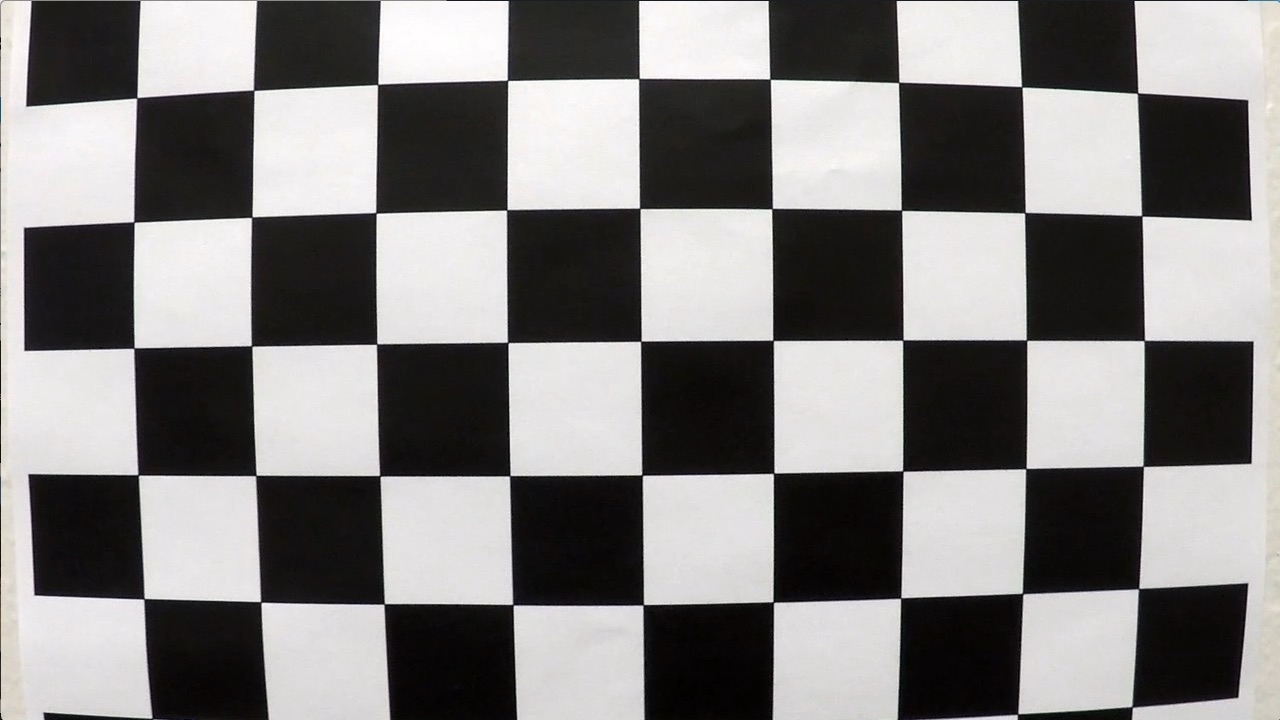
#> input picture Advanced Operation on Lane Lines/CAMERA_CALIBRATION/calibration1.jpg, 1280 x 720 px; its folder holds 5 pictures in this run; the run also reads 1 picture not shown here
$ python Advanced_Lane_Line_Detection.py   (older library calls are emulated)
#> lines starting #> are read from the running program, lines starting #| are printed output that depends on the picture; after the words box and inside, x2 and y2 are one past the last pixel; in counts of white or black regions, pixels touching at a corner belong together
import glob
import numpy as np
import cv2
import matplotlib.pyplot as plt
import pickle
from scipy import signal


# Prepare object points
nx = 9 # Number of inside corners in any given row
ny = 6 # Number of inside corners in any given column
# Read in and make a list of calibration images
calibration_images = glob.glob("CAMERA_CALIBRATION/calibration*.jpg")
# Initialize image and object point arrays
object_points_list = []
image_points_list = []
# Generate object points
object_points = np.zeros((nx*ny, 3), np.float32)
object_points[:,:2] = np.mgrid[0:nx, 0:ny].T.reshape(-1,2) # x, y coordinates

# [7 lines left out: function image_undistort, not called in this run]

for calibration_image in calibration_images:
    # Read in image
    img = cv2.imread(calibration_image)
#> img is the input picture: shape (720, 1280, 3); mean B, G, R 127.8, 128.4, 130.1
    # Convert to grayscale
    gray = cv2.cvtColor(img, cv2.COLOR_BGR2GRAY)
    # Find the chessboard corners
    # Parameters: (image, chessboard dims, param for any flags)
    # chessboard dims = inside corners, not squares.
    ret, corners = cv2.findChessboardCorners(gray, (nx, ny), None)
#> ret = False; corners = None
    # If found, draw corners
    if ret == True:
        # Fill image point and object point arrays
        image_points_list.append(corners)
        object_points_list.append(object_points)
        # Draw and display the corners
        cv2.drawChessboardCorners(img, (nx, ny), corners, ret)
        plt.imshow(img)
        #plt.show()

### You can uncomment the following block to visualize the undistortion operation
'''
import os
from PIL import Image

imgs=os.listdir('CAMERA_CALIBRATION')
#print(imgs)
imgs_len=len(imgs)
for i in range(imgs_len):
    img=cv2.imread('CAMERA_CALIBRATION'+'/'+imgs[i])
    undistorted_img=image_undistort(img, object_points_list, image_points_list)
    # Visualize undistorted images
    f, (ax1, ax2) = plt.subplots(1, 2, figsize=(20, 10))
    ax1.imshow(img)
    ax1.set_title('Original Image', fontsize=30)
    ax2.imshow(undistorted_img)
    ax2.set_title('Undistorted Image', fontsize=30)
    plt.show()
'''

# Test undistortion operation on one image
img = cv2.imread('CAMERA_CALIBRATION/calibration11.jpg')
img_size = (img.shape[1], img.shape[0])
# Do camera calibration given object points and image points
retval, cameraMatrix, distCoeffs, rotation_vectors, translation_vectors = cv2.calibrateCamera(object_points_list,
                                                                                              image_points_list,
                                                                                              img.shape[0:2], None,
                                                                                              None)
undistorted_img = cv2.undistort(img, cameraMatrix, distCoeffs, None, cameraMatrix)
cv2.imwrite('CAMERA_CALIBRATION/undistorted_image11.jpg', undistorted_img)
# Save the camera calibration result for later use
undistorted_pickle = {}
undistorted_pickle["cameraMatrix"] = cameraMatrix
undistorted_pickle["distCoeffs"] = distCoeffs
pickle.dump(undistorted_pickle, open( "Camera_Calibration_Result.p", "wb" ) )
undistorted_img = cv2.cvtColor(undistorted_img, cv2.COLOR_BGR2RGB)
# Visualize undistortion
f, (ax1, ax2) = plt.subplots(1, 2, figsize=(20,10))
ax1.imshow(img)
ax1.set_title('Original Image', fontsize=30)
ax2.imshow(undistorted_img)
ax2.set_title('Undistorted Image', fontsize=30)
plt.show()


# Apply the distortion correction to the raw image
with open("Camera_Calibration_Result.p", mode='rb') as f:
    camera_calibration_param = pickle.load(f)
cameraMatrix = camera_calibration_param["cameraMatrix"]
distCoeffs = camera_calibration_param["distCoeffs"]

raw_image = cv2.imread("test_images/quiz.png")
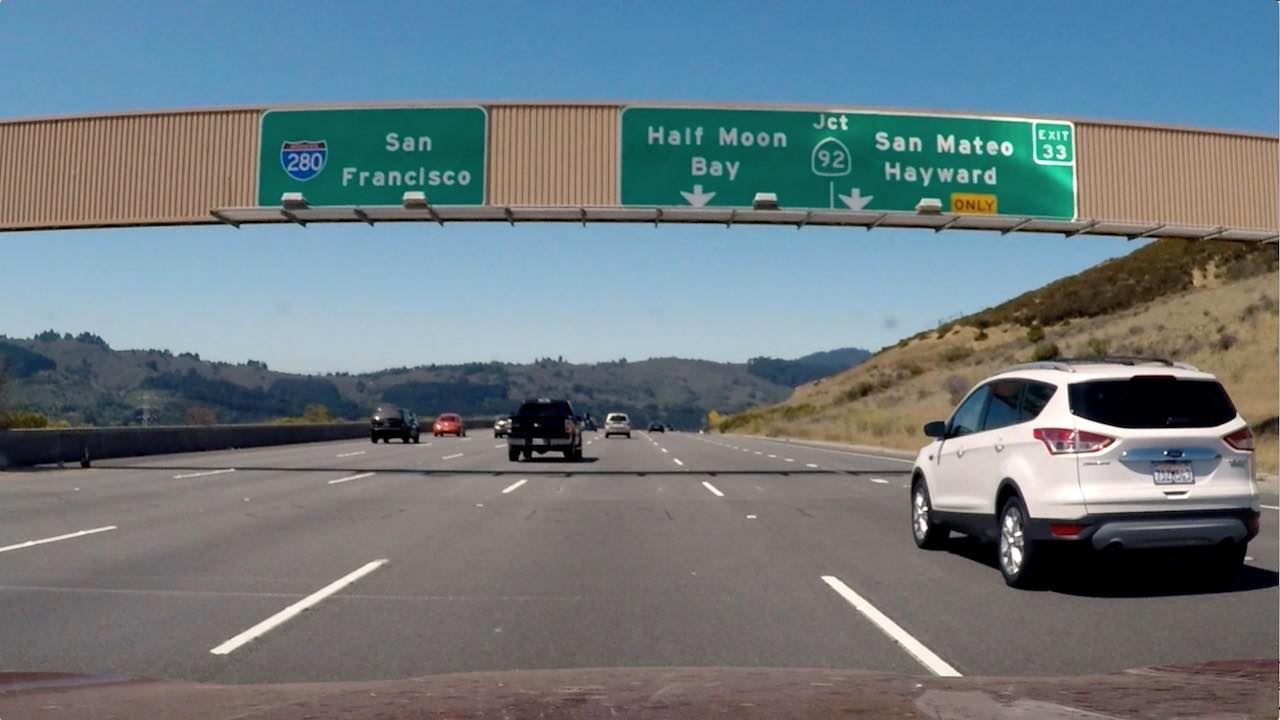
#> input picture Advanced Operation on Lane Lines/TEST_IMAGES/quiz.png, 1280 x 720 px, found by its file name
#> raw_image is the input picture: shape (720, 1280, 3); mean B, G, R 127.5, 121.6, 109.2
undistorted_image = cv2.undistort(raw_image, cameraMatrix, distCoeffs, None, cameraMatrix)
# Visualize undistorted image
f, (ax1, ax2) = plt.subplots(1, 2, figsize=(20,10))
ax1.imshow(raw_image)
ax1.set_title('Original Image', fontsize=30)
ax2.imshow(undistorted_image)
ax2.set_title('Undistorted Image', fontsize=30)
plt.show()


# hyper-parameters
raw_shape = raw_image.shape
raw_height = raw_image.shape[0]
offset = 50
offset_height = raw_height - offset
half_frame = raw_image.shape[1] // 2
steps = 6
pixels_per_step = offset_height / steps
window_radius = 200
median_filter_kernel_size = 51
horizontal_offset = 40
blank_canvas = np.zeros((720, 1280))
colour_canvas = cv2.cvtColor(blank_canvas.astype(np.uint8), cv2.COLOR_GRAY2RGB)
#> colour_canvas: shape (720, 1280, 3); every value is 0

def apply_threshold_v2(image, x_grad_thresh=(20,100), s_thresh=(170,255)):
    # Grayscale image
    gray = cv2.cvtColor(image, cv2.COLOR_RGB2GRAY)
    # Sobel x
    sobelx = cv2.Sobel(gray, cv2.CV_64F, 1, 0) # Take the derivative in x
    abs_sobelx = np.absolute(sobelx) # Absolute x derivative to accentuate lines away from horizontal
    scaled_sobel = np.uint8(255*abs_sobelx/np.max(abs_sobelx))
    # Threshold x gradient
    sxbinary = np.zeros_like(scaled_sobel)
    sxbinary[(scaled_sobel >= x_grad_thresh[0]) & (scaled_sobel <= x_grad_thresh[1])] = 1
    # Threshold colour channel
    # Convert to HLS colour space and separate the S channel
    # image is the undistorted image
    hls = cv2.cvtColor(image, cv2.COLOR_RGB2HLS)
    s_channel = hls[:,:,2]
    # Threshold colour channel
    s_binary = np.zeros_like(s_channel)
    s_binary[(s_channel >= s_thresh[0]) & (s_channel <= s_thresh[1])] = 1
    # Stack each channel to view their individual contributions in green and blue respectively
    # This returns a stack of the two binary images, whose components you can see as different colors
    color_binary = np.dstack(( np.zeros_like(sxbinary), sxbinary, s_binary))
    # Combine the two binary thresholds
    combined_binary = np.zeros_like(sxbinary)
    combined_binary[(s_binary == 1) | (sxbinary == 1)] = 1
    return combined_binary

# use color transforms, gradients, etc. to create a thresholded binary image
x_grad_thresh_temp = (40,100)
s_thresh_temp=(150,255)
combined_binary = apply_threshold_v2(undistorted_image, x_grad_thresh=x_grad_thresh_temp, s_thresh=s_thresh_temp)
#> in apply_threshold_v2, `s_channel = hls[:,:,2]`:
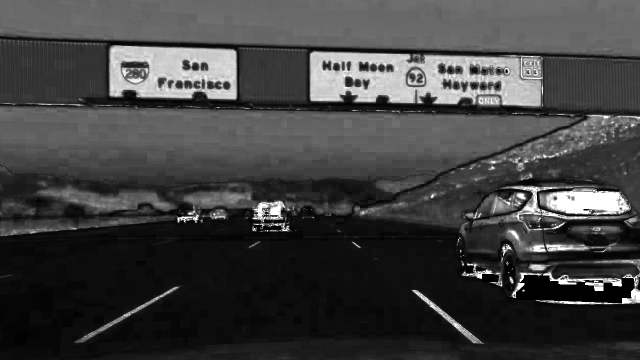
#> s_channel: shape (720, 1280) (shown at 1/2 size); min 0, max 255, mean 64.3
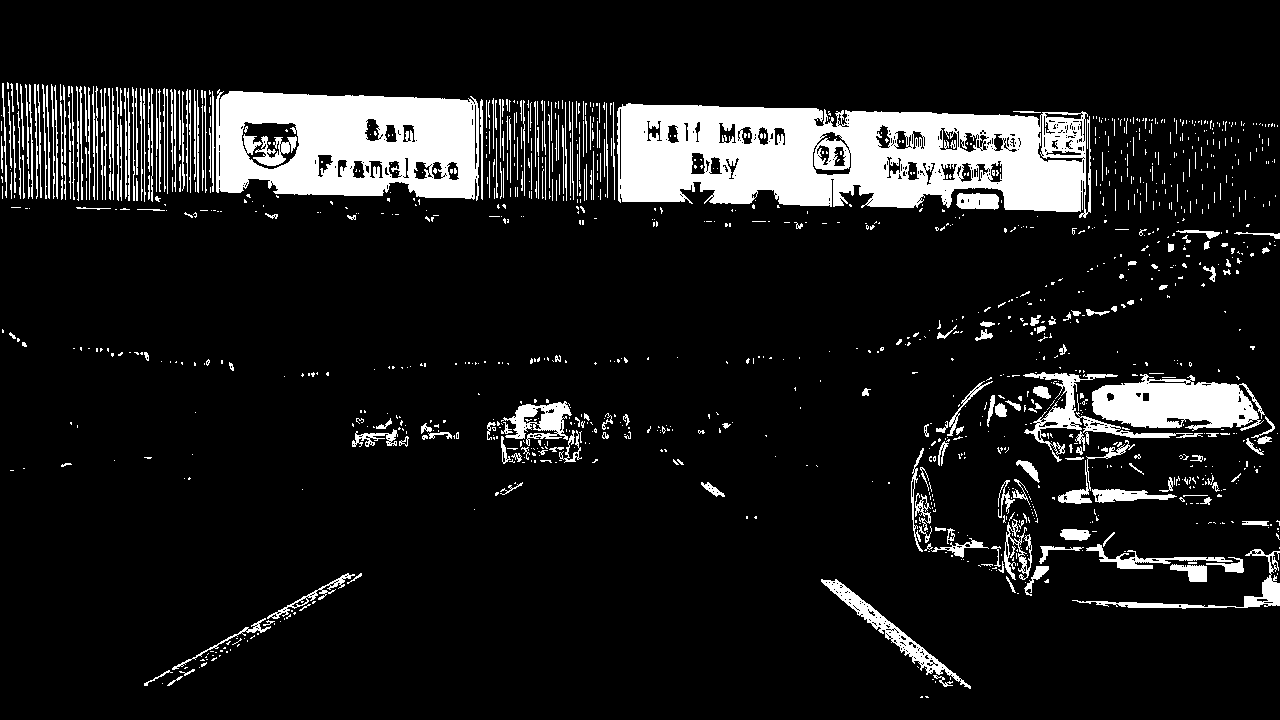
#> combined_binary: shape (720, 1280); values 0 (black) and 1 (white), 11.2% white; 1275 white regions (997 under 20 px), largest, box (x1, y1, x2, y2) and area: (617, 103, 1091, 218) 37306, (216, 89, 479, 201) 21720, (1092, 374, 1265, 431) 6523
plt.imshow(combined_binary, cmap="gray")
plt.show()

def region_of_interest(image, vertices):
    # Applies an image mask to only keeps the region of the image defined by the polygon
    # defining a blank mask to start with
    mask = np.zeros_like(image)
    # defining a 3 channel or 1 channel color to fill the mask with depending on the input image
    if len(image.shape) > 2:
        channel_count = image.shape[2]  # 3 or 4 depending on your image
        ignore_mask_color = (255,) * channel_count
    else:
        ignore_mask_color = 255
    # filling pixels inside the polygon defined by "vertices" with the fill color
    cv2.fillPoly(mask, vertices, ignore_mask_color)
    # returning the image only where mask pixels are nonzero
    masked_image = cv2.bitwise_and(image, mask)
    return masked_image

# only show the region of interest
vertices = np.array([[(0,raw_shape[0]), (550, 470), (700, 470), (raw_shape[1],raw_shape[0])]], dtype=np.int32)
masked_image = region_of_interest(combined_binary, vertices)
plt.imshow(masked_image, cmap="gray")
plt.show()


# Apply a perspective transform to rectify binary image (top-down-view)
source = np.float32([[120, 720], [550, 470], [700, 470], [1160, 720]])   # vertices of source image
destination = np.float32([[200,720], [200,0], [1080,0], [1080,720]])    # vertices of transformed image
Map = cv2.getPerspectiveTransform(source, destination)
Map_Inverse = cv2.getPerspectiveTransform(destination, source)
warped = cv2.warpPerspective(combined_binary, Map, (raw_shape[1], raw_shape[0]), flags=cv2.INTER_LINEAR)
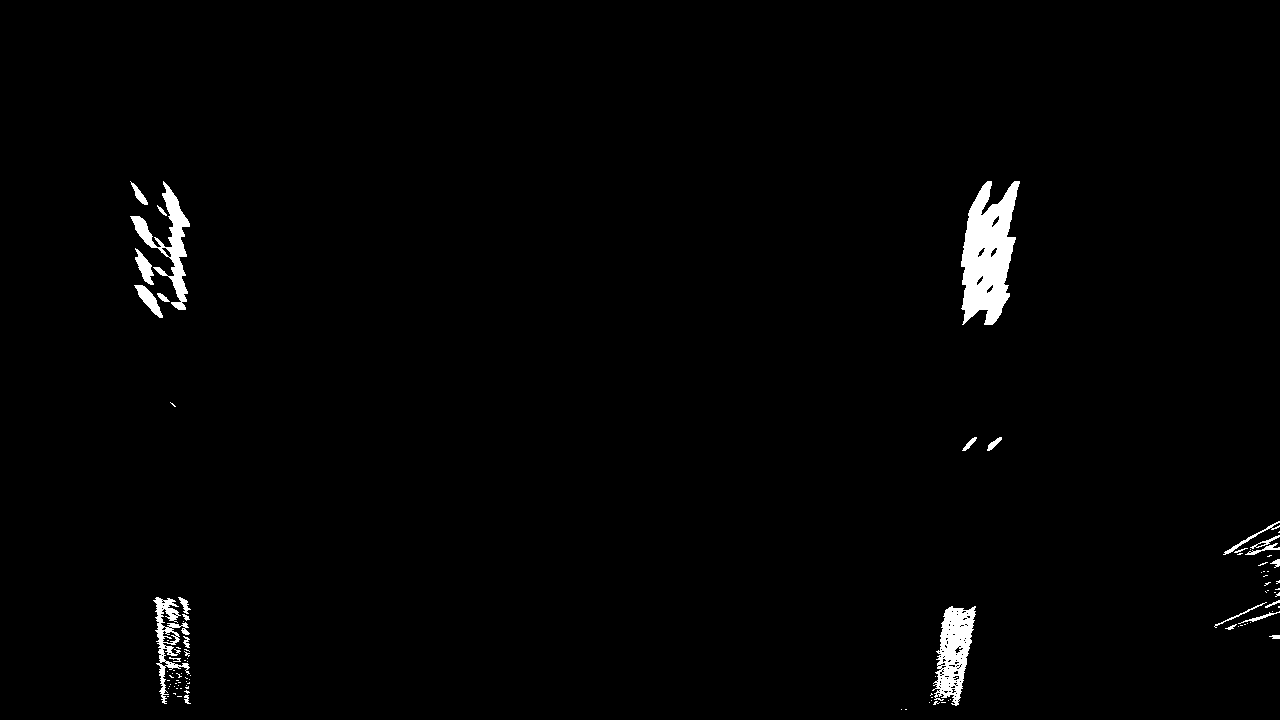
#> warped: shape (720, 1280); values 0 (black) and 1 (white), 1.5% white; 98 white regions (72 under 20 px), largest, box (x1, y1, x2, y2) and area: (961, 181, 1020, 325) 5402, (932, 606, 976, 706) 2406, (130, 181, 190, 310) 2023
plt.imshow(warped, cmap="gray")
plt.show()

def get_pixel_in_window(image, x_center, y_center, size):
    # image: binary image
    # x_center: x coordinate of the window center
    # y_center: y coordinate of the window center
    # size: size of the window in pixel
    # return: x, y of detected pixels
    half_size = size // 2
    window = image[int(y_center - half_size):int(y_center + half_size), int(x_center - half_size):int(x_center + half_size)]
    x, y = (window.T == 1).nonzero()
    x = x + x_center - half_size
    y = y + y_center - half_size
    return x, y

def collapse_into_single_arrays(leftx, lefty, rightx, righty):
    leftx = [x for array in leftx for x in array]
    lefty = [x for array in lefty for x in array]
    rightx = [x for array in rightx for x in array]
    righty = [x for array in righty for x in array]
    leftx = np.array(leftx)
    lefty = np.array(lefty)
    rightx = np.array(rightx)
    righty = np.array(righty)
    return leftx, lefty, rightx, righty

def histogram_pixels(warped_thresholded_image, offset=50, steps=6, window_radius=200, median_filter_kernel_size=51, horizontal_offset=50):
    # Initialize arrays
    left_x = []
    left_y = []
    right_x = []
    right_y = []
    # Parameters
    height = warped_thresholded_image.shape[0]
    offset_height = height - offset
    width = warped_thresholded_image.shape[1]
    half_frame = warped_thresholded_image.shape[1] // 2
    pixels_per_step = offset_height / steps
    for step in range(steps):
        left_x_window_centres = []
        right_x_window_centres = []
        y_window_centres = []
        # Define the window (horizontal slice)
        window_start_y = height - (step * pixels_per_step) + offset
        window_end_y = window_start_y - pixels_per_step + offset
        # Take a count of all the pixels at each x-value in the horizontal slice
        histogram = np.sum(warped_thresholded_image[int(window_end_y):int(window_start_y), int(horizontal_offset):int(width - horizontal_offset)], axis=0)
        # plt.plot(histogram)
        # Smoothen the histogram
        histogram_smooth = signal.medfilt(histogram, median_filter_kernel_size)
        # plt.plot(histogram_smooth)
        # Identify the left and right peaks
        left_peaks = np.array(signal.find_peaks_cwt(histogram_smooth[:half_frame], np.arange(1, 10)))
        right_peaks = np.array(signal.find_peaks_cwt(histogram_smooth[half_frame:], np.arange(1, 10)))
        if len(left_peaks) > 0:
            left_peak = max(left_peaks)
            left_x_window_centres.append(left_peak)
        if len(right_peaks) > 0:
            right_peak = max(right_peaks) + half_frame
            right_x_window_centres.append(right_peak)
        # Add coordinates to window centres
        if len(left_peaks) > 0 or len(right_peaks) > 0:
            y_window_centres.append((window_start_y + window_end_y) // 2)
        # Get pixels in the left window
        for left_x_centre, y_centre in zip(left_x_window_centres, y_window_centres):
            left_x_additional, left_y_additional = get_pixel_in_window(warped_thresholded_image, left_x_centre, y_centre, window_radius)
            # plt.scatter(left_x_additional, left_y_additional)
            # Add pixels to list
            left_x.append(left_x_additional)
            left_y.append(left_y_additional)
        # Get pixels in the right window
        for right_x_centre, y_centre in zip(right_x_window_centres, y_window_centres):
            right_x_additional, right_y_additional = get_pixel_in_window(warped_thresholded_image, right_x_centre, y_centre, window_radius)
            # plt.scatter(right_x_additional, right_y_additional)
            # Add pixels to list
            right_x.append(right_x_additional)
            right_y.append(right_y_additional)
    if len(right_x) == 0 or len(left_x) == 0:
        print("Init no peaks for left or right")
        print("left_x: ", left_x)
        print("right_x: ", right_x)
        horizontal_offset = 0
        left_x = []
        left_y = []
        right_x = []
        right_y = []
        for step in range(steps):
            left_x_window_centres = []
            right_x_window_centres = []
            y_window_centres = []
            # Define the window (horizontal slice)
            window_start_y = height - (step * pixels_per_step) + offset
            window_end_y = window_start_y - pixels_per_step + offset
            # Take a count of all the pixels at each x-value in the horizontal slice
            histogram = np.sum(warped_thresholded_image[int(window_end_y):int(window_start_y), int(horizontal_offset):int(width - horizontal_offset)], axis=0)
            # plt.plot(histogram)
            # Smoothen the histogram
            histogram_smooth = signal.medfilt(histogram, median_filter_kernel_size)
            # plt.plot(histogram_smooth)
            # Identify the left and right peaks
            left_peaks = np.array(signal.find_peaks_cwt(histogram_smooth[:half_frame], np.arange(1, 10)))
            right_peaks = np.array(signal.find_peaks_cwt(histogram_smooth[half_frame:], np.arange(1, 10)))
            if len(left_peaks) > 0:
                left_peak = max(left_peaks)
                left_x_window_centres.append(left_peak)
            if len(right_peaks) > 0:
                right_peak = max(right_peaks) + half_frame
                right_x_window_centres.append(right_peak)
            # Add coordinates to window centres
            if len(left_peaks) > 0 or len(right_peaks) > 0:
                y_window_centres.append((window_start_y + window_end_y) // 2)
            # Get pixels in the left window
            for left_x_centre, y_centre in zip(left_x_window_centres, y_window_centres):
                left_x_additional, left_y_additional = get_pixel_in_window(warped_thresholded_image, left_x_centre, y_centre, window_radius)
                # plt.scatter(left_x_additional, left_y_additional)
                # Add pixels to list
                left_x.append(left_x_additional)
                left_y.append(left_y_additional)
            # Get pixels in the right window
            for right_x_centre, y_centre in zip(right_x_window_centres, y_window_centres):
                right_x_additional, right_y_additional = get_pixel_in_window(warped_thresholded_image, right_x_centre, y_centre, window_radius)
                # plt.scatter(right_x_additional, right_y_additional)
                # Add pixels to list
                right_x.append(right_x_additional)
                right_y.append(right_y_additional)
    return collapse_into_single_arrays(left_x, left_y, right_x, right_y)

def fit_second_order_poly(indep, dep, return_coeffs=False):
    fit = np.polyfit(indep, dep, 2)
    fitdep = fit[0]*indep**2 + fit[1]*indep + fit[2]
    if return_coeffs == True:
        return fitdep, fit
    else:
        return fitdep

def draw_poly(image, poly, poly_coeffs, steps, color=[255, 0, 0], thickness=10, dashed=False):
    image_height = image.shape[0]
    pixels_per_step = image_height // steps
    for i in range(steps):
        start = i * pixels_per_step
        end = start + pixels_per_step
        start_point = (int(poly(start, poly_coeffs=poly_coeffs)), start)
        end_point = (int(poly(end, poly_coeffs=poly_coeffs)), end)
        if dashed == False or i % 2 == 1:
            image = cv2.line(image, end_point, start_point, color, thickness)
    return image

def lane_poly(yval, poly_coeffs):
    # Returns x value for poly given a y-value. (x = Ay^2 + By + C)
    return poly_coeffs[0]*yval**2 + poly_coeffs[1]*yval + poly_coeffs[2]

# Detect lane pixels and fit to find lane boundary.
# Histogram and get pixels in window
leftx, lefty, rightx, righty = histogram_pixels(warped, horizontal_offset=horizontal_offset)
#> (the rest of the program and of its run is left out)
